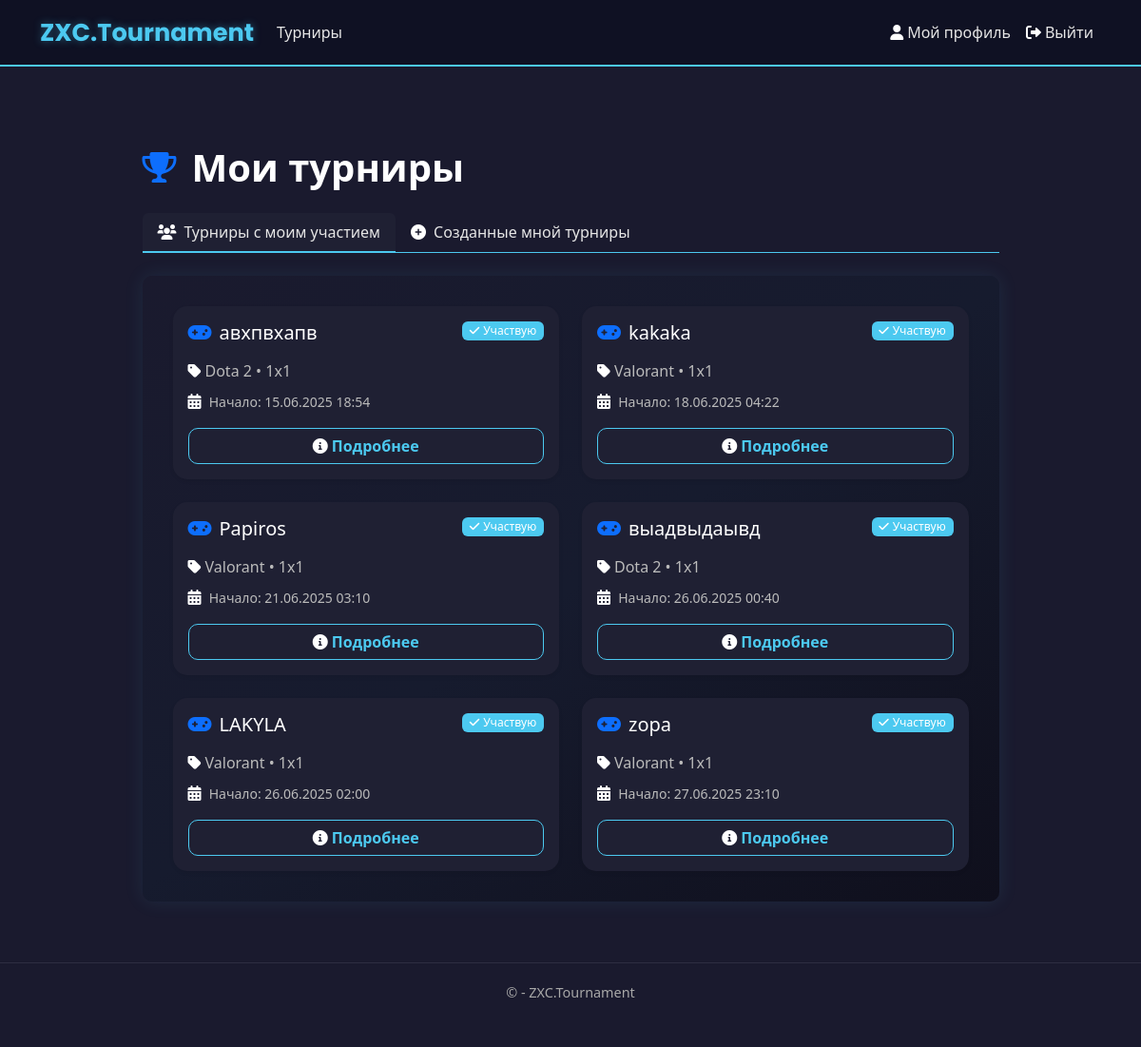
The page /tournaments/my/ (signed in) on the database as committed earlier.
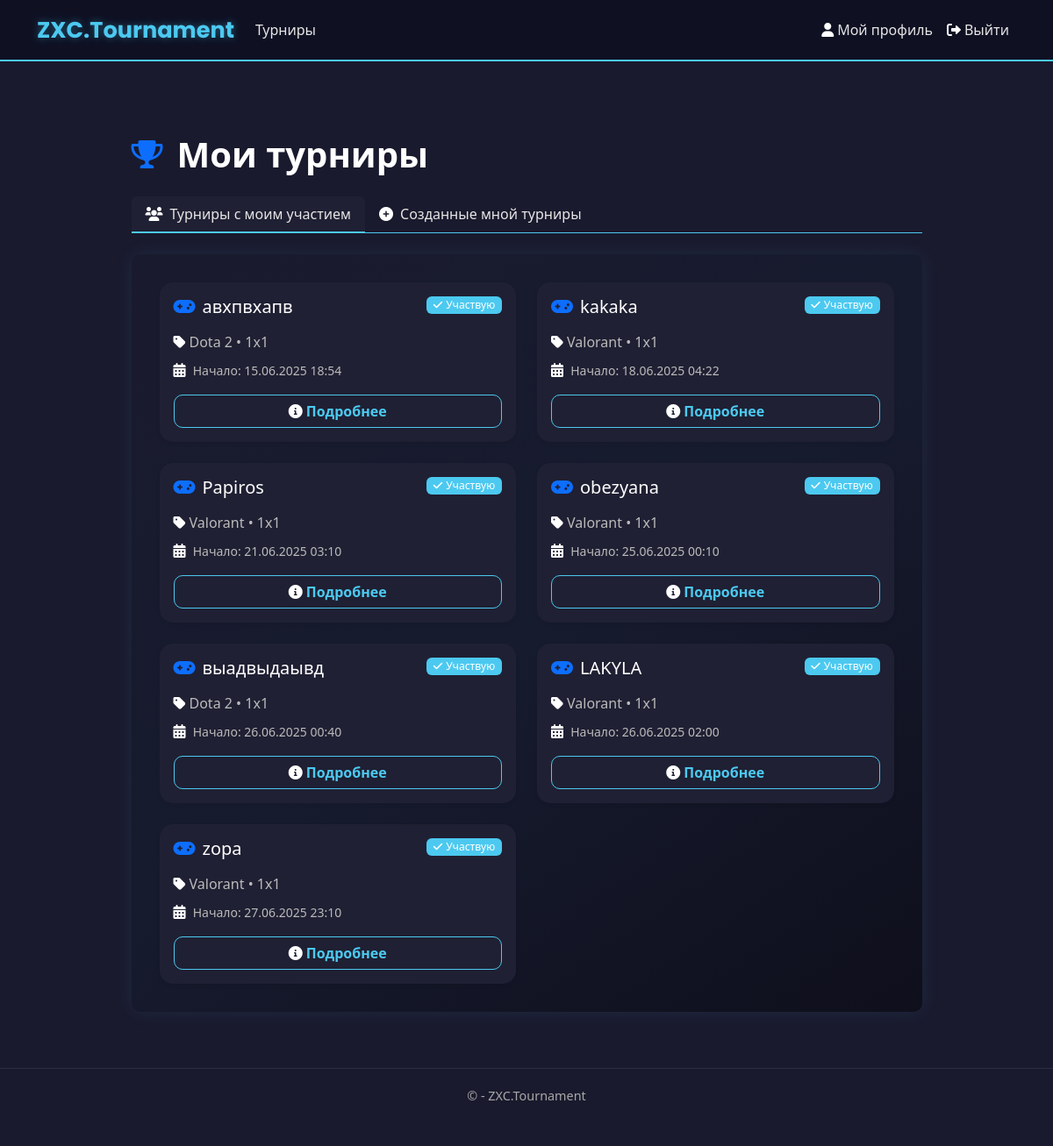
The same page on the database as committed later.
### app/models.py (models this page shows, shortened)
class Tournament(models.Model):
    DISCIPLINE_CHOICES = [
        ('Dota 2', 'Dota 2'),
        ('CS 2', 'CS 2'),
        ('Valorant', 'Valorant'),
        ('LoL', 'League of Legends'),
    ]
    FORMAT_CHOICES = [
        ('1x1', '1x1'),
        ('2x2', '2x2'),
        ('3x3', '3x3'),
        ('5x5', '5x5'),
    ]
    TOURNAMENT_FORMAT_CHOICES = [
        ('single_elimination', 'Single Elimination'),
        ('double_elimination', 'Double Elimination'),
        ('round_robin', 'Round Robin'),
    ]
    TEAM_COUNT_CHOICES = [(i, str(i)) for i in range(2, 513)]
    LOCATION_CHOICES = [
        ('China', 'Китай'),
        ('Western Europe', 'Западная Европа'),
        ('Eastern Europe', 'Восточная Европа'),
        ('Southeast Asia', 'ЮВ Азия'),
        ('North America', 'Северная Америка'),
        ('South America', 'Южная Америка'),
    ]
    name = models.CharField(max_length=50, verbose_name="Название турнира")
    max_teams = models.IntegerField(choices=TEAM_COUNT_CHOICES, verbose_name="Максимальное количество команд")
    start_date = models.DateTimeField(verbose_name="Дата начала")
    discipline = models.CharField(max_length=50, choices=DISCIPLINE_CHOICES, verbose_name="Дисциплина")
    game_format = models.CharField(max_length=50, choices=FORMAT_CHOICES, verbose_name="Формат игры")
    tournament_format = models.CharField(max_length=50, choices=TOURNAMENT_FORMAT_CHOICES, verbose_name="Формат турнира", blank=True, null=True)
    location = models.CharField(max_length=50, choices=LOCATION_CHOICES, verbose_name="Локация")
    description = models.TextField(max_length=1000, verbose_name="Описание", blank=True, null=True)
    creator = models.ForeignKey(User, on_delete=models.CASCADE, verbose_name="Создатель")
    created_at = models.DateTimeField(default=timezone.now, verbose_name="Дата создания")
    is_active = models.BooleanField(default=True, verbose_name="Активный")
    registered_teams = models.ManyToManyField(
        'Team',
        through='TournamentRegistration',
        related_name='tournaments',
        blank=True,
        verbose_name="Зарегистрированные команды"
    )
    class Meta:
        ordering = ['-created_at']
        verbose_name = 'Турнир'
        verbose_name_plural = 'Турниры'
    def registered_teams_count(self):
        return self.registered_teams.count()

### app/views.py (the view)
# urls.py: path('tournaments/my/', views.my_tournaments, name='my_tournaments'),
@login_required
def my_tournaments(request):
    user_teams = Team.objects.filter(Q(captain=request.user) | Q(members=request.user)).distinct()
    participating_tournaments = Tournament.objects.filter(
        registered_teams__in=user_teams,
        is_active=True
    ).order_by('start_date')
    created_tournaments = Tournament.objects.filter(
        creator=request.user,
        is_active=True
    ).order_by('start_date')
    return render(request, 'app/tournaments/my_tournaments.html', {
        'participating_tournaments': participating_tournaments,
        'created_tournaments': created_tournaments,
        'title': 'Мои турниры'
    })

### app/templates/app/tournaments/my_tournaments.html (shortened to what this page needs)
{% extends "app/layout.html" %}
{% load static %}
{% block content %}
<div class="container mt-5 py-4">
    <div class="row justify-content-center">
        <div class="col-lg-10">
            <div class="d-flex align-items-center mb-4">
                <i class="fas fa-trophy fa-2x text-primary me-3"></i>
                <h1 class="mb-0">Мои турниры</h1>
            </div>
            <ul class="nav nav-tabs mb-4" id="myTournamentsTab" role="tablist">
                <li class="nav-item" role="presentation">
                    <button class="nav-link active" id="participating-tab" data-bs-toggle="tab"
                            data-bs-target="#participating" type="button" role="tab"
                            aria-controls="participating" aria-selected="true">
                        <i class="fas fa-users me-2"></i>Турниры с моим участием
                    </button>
                </li>
                <li class="nav-item" role="presentation">
                    <button class="nav-link" id="created-tab" data-bs-toggle="tab"
                            data-bs-target="#created" type="button" role="tab"
                            aria-controls="created" aria-selected="false">
                        <i class="fas fa-plus-circle me-2"></i>Созданные мной турниры
                    </button>
                </li>
            </ul>
            <div class="tab-content my-tournaments-container" id="myTournamentsTabContent">
                <div class="tab-pane fade show active" id="participating" role="tabpanel"
                     aria-labelledby="participating-tab">
                    {% if participating_tournaments %}
                    <div class="row g-4">
                        {% for tournament in participating_tournaments %}
                        <div class="col-md-6">
                            <div class="card h-100 shadow-sm">
                                <div class="card-body">
                                    <div class="d-flex align-items-start justify-content-between mb-3">
                                        <h5 class="card-title mb-0">
                                            <i class="fas fa-gamepad me-2 text-primary"></i>{{ tournament.name }}
                                        </h5>
                                        <span class="badge bg-success">
                                            <i class="fas fa-check me-1"></i>Участвую
                                        </span>
                                    </div>
                                    <p class="card-text text-muted mb-2">
                                        <i class="fas fa-tag me-1"></i>{{ tournament.discipline }} • {{ tournament.get_game_format_display }}
                                    </p>
                                    <p class="card-text text-muted mb-3">
                                        <i class="fas fa-calendar-alt me-1"></i>
                                        <small>Начало: {{ tournament.start_date|date:"d.m.Y H:i" }}</small>
                                    </p>
                                    <div class="d-grid">
                                        <a href="{% url 'tournament_detail' tournament_id=tournament.id %}"
                                           class="btn btn-outline-primary">
                                            <i class="fas fa-info-circle me-1"></i>Подробнее
                                        </a>
                                    </div>
                                </div>
                            </div>
                        </div>
                        {% endfor %}
                    </div>
                    {% endif %}
                </div>
            </div>
        </div>
    </div>
</div>
{% endblock %}

Rows that differ between the two databases and show on the page:
added Tournament: name "obezyana", discipline "Valorant", game_format "1x1", start_date "25.06.2025 00:10"
